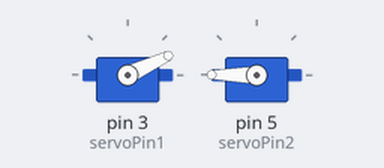
A sketch run on a simulated Arduino Uno, built with avr-gcc and run on an emulated ATmega328P. Shown: 2 × servo.

Above: at 0.05 s.
At 1.7 s:
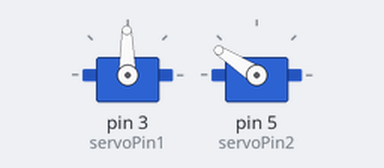
At 3.4 s:
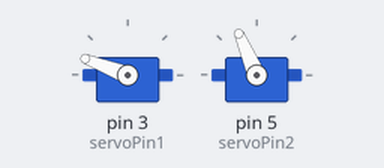
At 6.8 s:
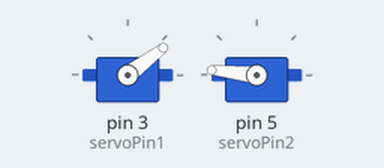
Timing chart, 0 to 9.2 s (numbered marks = the images above):
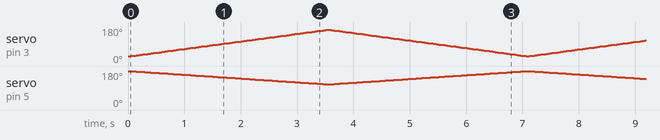

The sketch:

se.ino
```cpp
/**
 * SG90
 */
// 라이브러리 사용
#include <Servo.h>

// 서보객체 생성
Servo myservo1;
Servo myservo2;

// 서버 연결핀
const int servoPin1 = 3;
const int servoPin2 = 5;
int minPulse = 600; // 60 micro seconds
int maxPulse = 2500; // 2500 micro second

void setup(){


  myservo1.attach(servoPin1, minPulse, maxPulse);
  myservo2.attach(servoPin2, minPulse, maxPulse);

}

void loop() {
  int speed = 1;

for(int i=180,j=25;i>110,j<=165;i--,j+=2){
  myservo2.write(i);

  myservo1.write(j);
  delay(50);
}

for(int i=110,j=165;i<=180,j>25;i++,j-=2){
  myservo2.write(i);
  myservo1.write(j);
  delay(50);
}

}
```
